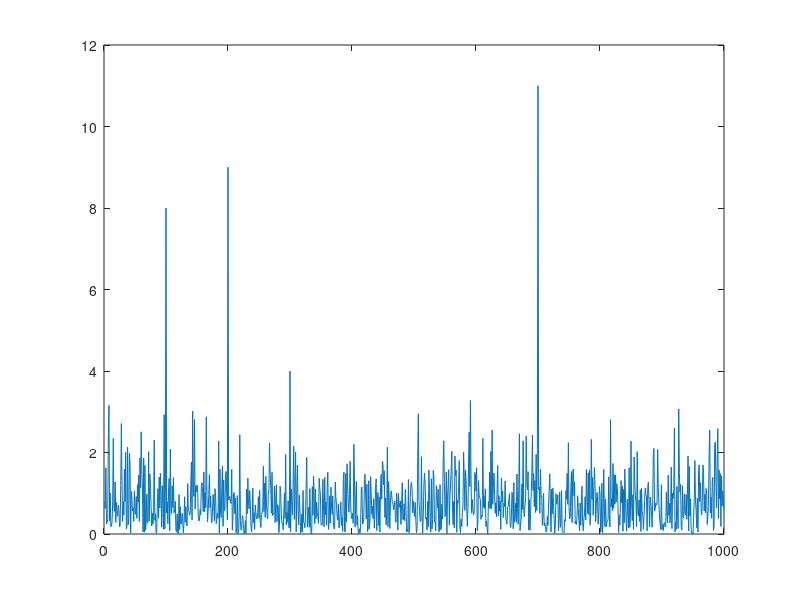
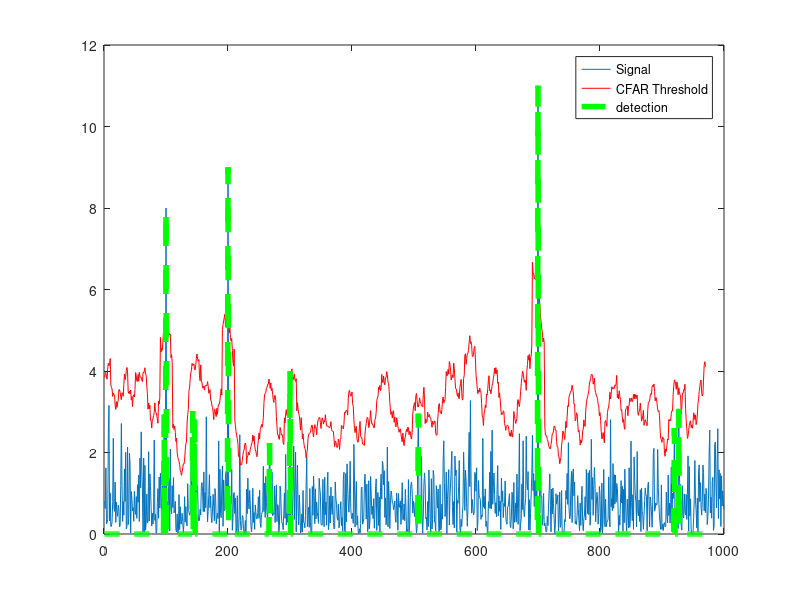

Write the MATLAB code that produced these figures, in order.
% Implement 1D CFAR using lagging cells on the given noise and target scenario.

% Close and delete all currently open figures
close all;

% Data_points
Ns = 1000;
% Generate random noise
s = abs(randn(Ns,1));
% Target location. Assigning bin 100, 200, 300, 700 as targets with the 
% amplitude of 8,9, 4,11.
s([100, 200, 300, 700]) = [8,9, 4,11];

% plot the output
plot(s)

% TODO: Apply CFAR to detect the targets by filtering the noise.
% 1. Define the following:
% 1a. Training Cells
% 1b. Guard Cells
T = 20;
G = 10;

% Offset : Adding room above noise threshold for desired SNR 
offset=4;

% Vector to hold threshold values 
threshold_cfar = [];
%Vector to hold final signal after thresholding
signal_cfar = [];

% 2. Slide window across the signal length
for i = 1:(Ns-(G+T))
    noise = sum(s(i:i+T-1));
    threshold = offset * noise/T;
    threshold_cfar = [threshold_cfar, threshold];
    if s(i+T+G) > threshold
        signal_cfar = [signal_cfar, s(i+T+G)];
    else
        signal_cfar = [signal_cfar, 0];
    end
end

% plot the filtered signal
%plot ((signal_cfar),'g--');

% plot original sig, threshold and filtered signal within the same figure.
figure,plot(s);
hold on,plot((circshift(threshold_cfar,G)),'r')%,'LineWidth',2)
hold on, plot ((circshift(signal_cfar,(T+G))),'g--','LineWidth',4);
legend('Signal','CFAR Threshold','detection')